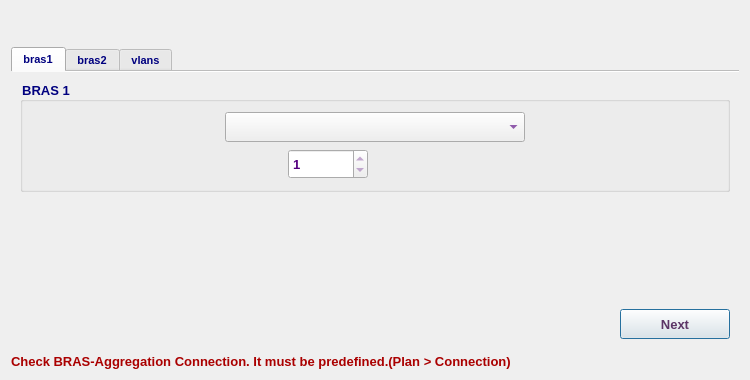
<?xml version="1.0" encoding="UTF-8"?>
<ui version="4.0">
 <class>Mxk819SingleAggBrasPlanDialog</class>
 <widget class="QDialog" name="Mxk819SingleAggBrasPlanDialog">
  <property name="geometry">
   <rect>
    <x>0</x>
    <y>0</y>
    <width>750</width>
    <height>380</height>
   </rect>
  </property>
  <property name="minimumSize">
   <size>
    <width>750</width>
    <height>380</height>
   </size>
  </property>
  <property name="maximumSize">
   <size>
    <width>751</width>
    <height>381</height>
   </size>
  </property>
  <property name="font">
   <font>
    <family>Tahoma</family>
    <pointsize>10</pointsize>
   </font>
  </property>
  <property name="windowTitle">
   <string>BRAS Plan</string>
  </property>
  <property name="windowIcon">
   <iconset resource="../../../../../image.qrc">
    <normaloff>:/Image/router.png</normaloff>:/Image/router.png</iconset>
  </property>
  <layout class="QVBoxLayout" name="verticalLayout_6">
   <item>
    <widget class="QLabel" name="dslamLbl">
     <property name="minimumSize">
      <size>
       <width>0</width>
       <height>30</height>
      </size>
     </property>
     <property name="maximumSize">
      <size>
       <width>16777215</width>
       <height>30</height>
      </size>
     </property>
     <property name="font">
      <font>
       <family>Tahoma</family>
       <pointsize>10</pointsize>
       <weight>75</weight>
       <bold>true</bold>
      </font>
     </property>
     <property name="styleSheet">
      <string notr="true">color: rgb(85, 0, 127);</string>
     </property>
     <property name="text">
      <string/>
     </property>
     <property name="alignment">
      <set>Qt::AlignCenter</set>
     </property>
    </widget>
   </item>
   <item>
    <widget class="QTabWidget" name="tabWidget">
     <property name="font">
      <font>
       <family>MS Shell Dlg 2</family>
       <pointsize>8</pointsize>
       <weight>75</weight>
       <bold>true</bold>
      </font>
     </property>
     <property name="styleSheet">
      <string notr="true">color: rgb(0, 0, 127);</string>
     </property>
     <property name="currentIndex">
      <number>0</number>
     </property>
     <property name="documentMode">
      <bool>true</bool>
     </property>
     <widget class="QWidget" name="bras1Tab">
      <attribute name="title">
       <string>bras1</string>
      </attribute>
      <layout class="QVBoxLayout" name="verticalLayout_7">
       <item>
        <widget class="QGroupBox" name="groupBox">
         <property name="font">
          <font>
           <family>Tahoma</family>
           <pointsize>10</pointsize>
           <weight>75</weight>
           <bold>true</bold>
          </font>
         </property>
         <property name="title">
          <string>BRAS 1</string>
         </property>
         <layout class="QVBoxLayout" name="verticalLayout">
          <item>
           <layout class="QHBoxLayout" name="horizontalLayout">
            <item>
             <spacer name="horizontalSpacer">
              <property name="font">
               <font>
                <family>Tahoma</family>
                <pointsize>10</pointsize>
               </font>
              </property>
              <property name="orientation">
               <enum>Qt::Horizontal</enum>
              </property>
              <property name="sizeHint" stdset="0">
               <size>
                <width>40</width>
                <height>20</height>
               </size>
              </property>
             </spacer>
            </item>
            <item>
             <widget class="QComboBox" name="bras1CB">
              <property name="minimumSize">
               <size>
                <width>300</width>
                <height>30</height>
               </size>
              </property>
              <property name="maximumSize">
               <size>
                <width>300</width>
                <height>30</height>
               </size>
              </property>
              <property name="font">
               <font>
                <family>Tahoma</family>
                <pointsize>10</pointsize>
                <weight>75</weight>
                <bold>true</bold>
               </font>
              </property>
              <property name="styleSheet">
               <string notr="true">color: rgb(85, 0, 127);</string>
              </property>
             </widget>
            </item>
            <item>
             <spacer name="horizontalSpacer_2">
              <property name="font">
               <font>
                <family>Tahoma</family>
                <pointsize>10</pointsize>
               </font>
              </property>
              <property name="orientation">
               <enum>Qt::Horizontal</enum>
              </property>
              <property name="sizeHint" stdset="0">
               <size>
                <width>40</width>
                <height>20</height>
               </size>
              </property>
             </spacer>
            </item>
           </layout>
          </item>
          <item>
           <layout class="QHBoxLayout" name="horizontalLayout_3">
            <item>
             <widget class="QLabel" name="b1a1Lbl">
              <property name="sizePolicy">
               <sizepolicy hsizetype="Expanding" vsizetype="Expanding">
                <horstretch>0</horstretch>
                <verstretch>0</verstretch>
               </sizepolicy>
              </property>
              <property name="minimumSize">
               <size>
                <width>250</width>
                <height>30</height>
               </size>
              </property>
              <property name="maximumSize">
               <size>
                <width>250</width>
                <height>30</height>
               </size>
              </property>
              <property name="font">
               <font>
                <family>Tahoma</family>
                <pointsize>10</pointsize>
                <weight>75</weight>
                <bold>true</bold>
               </font>
              </property>
              <property name="text">
               <string/>
              </property>
              <property name="wordWrap">
               <bool>true</bool>
              </property>
             </widget>
            </item>
            <item>
             <widget class="QSpinBox" name="bras1Agg1EthSB">
              <property name="minimumSize">
               <size>
                <width>80</width>
                <height>30</height>
               </size>
              </property>
              <property name="maximumSize">
               <size>
                <width>80</width>
                <height>30</height>
               </size>
              </property>
              <property name="font">
               <font>
                <family>Tahoma</family>
                <pointsize>10</pointsize>
                <weight>75</weight>
                <bold>true</bold>
               </font>
              </property>
              <property name="styleSheet">
               <string notr="true">color: rgb(85, 0, 127);</string>
              </property>
              <property name="readOnly">
               <bool>true</bool>
              </property>
              <property name="minimum">
               <number>-1</number>
              </property>
              <property name="maximum">
               <number>1000</number>
              </property>
              <property name="value">
               <number>1</number>
              </property>
             </widget>
            </item>
            <item>
             <spacer name="horizontalSpacer_3">
              <property name="font">
               <font>
                <family>Tahoma</family>
                <pointsize>10</pointsize>
               </font>
              </property>
              <property name="orientation">
               <enum>Qt::Horizontal</enum>
              </property>
              <property name="sizeHint" stdset="0">
               <size>
                <width>40</width>
                <height>20</height>
               </size>
              </property>
             </spacer>
            </item>
           </layout>
          </item>
         </layout>
        </widget>
       </item>
       <item>
        <spacer name="verticalSpacer_3">
         <property name="orientation">
          <enum>Qt::Vertical</enum>
         </property>
         <property name="sizeHint" stdset="0">
          <size>
           <width>20</width>
           <height>59</height>
          </size>
         </property>
        </spacer>
       </item>
       <item>
        <layout class="QHBoxLayout" name="horizontalLayout_12">
         <item>
          <spacer name="horizontalSpacer_10">
           <property name="font">
            <font>
             <family>Tahoma</family>
             <pointsize>10</pointsize>
            </font>
           </property>
           <property name="orientation">
            <enum>Qt::Horizontal</enum>
           </property>
           <property name="sizeHint" stdset="0">
            <size>
             <width>40</width>
             <height>20</height>
            </size>
           </property>
          </spacer>
         </item>
         <item>
          <widget class="QPushButton" name="next1Btn">
           <property name="enabled">
            <bool>true</bool>
           </property>
           <property name="sizePolicy">
            <sizepolicy hsizetype="Preferred" vsizetype="Preferred">
             <horstretch>0</horstretch>
             <verstretch>0</verstretch>
            </sizepolicy>
           </property>
           <property name="minimumSize">
            <size>
             <width>110</width>
             <height>30</height>
            </size>
           </property>
           <property name="maximumSize">
            <size>
             <width>100</width>
             <height>30</height>
            </size>
           </property>
           <property name="font">
            <font>
             <family>Tahoma</family>
             <pointsize>10</pointsize>
             <weight>75</weight>
             <bold>true</bold>
            </font>
           </property>
           <property name="styleSheet">
            <string notr="true">color: rgb(92, 53, 102);</string>
           </property>
           <property name="text">
            <string>Next</string>
           </property>
           <property name="icon">
            <iconset resource="../../../../../image.qrc">
             <normaloff>:/Image/next.png</normaloff>:/Image/next.png</iconset>
           </property>
           <property name="iconSize">
            <size>
             <width>20</width>
             <height>20</height>
            </size>
           </property>
          </widget>
         </item>
        </layout>
       </item>
      </layout>
     </widget>
     <widget class="QWidget" name="bras2Tab">
      <attribute name="title">
       <string>bras2</string>
      </attribute>
      <layout class="QVBoxLayout" name="verticalLayout_5">
       <item>
        <widget class="QCheckBox" name="bras2EnCB">
         <property name="font">
          <font>
           <family>Tahoma</family>
           <pointsize>10</pointsize>
           <weight>75</weight>
           <bold>true</bold>
          </font>
         </property>
         <property name="styleSheet">
          <string notr="true">color: rgb(170, 0, 0);</string>
         </property>
         <property name="text">
          <string>BRAS2 Enabel</string>
         </property>
         <property name="checked">
          <bool>true</bool>
         </property>
        </widget>
       </item>
       <item>
        <widget class="QGroupBox" name="bras2GB">
         <property name="font">
          <font>
           <family>Tahoma</family>
           <pointsize>10</pointsize>
           <weight>75</weight>
           <bold>true</bold>
          </font>
         </property>
         <property name="title">
          <string>BRAS 2</string>
         </property>
         <layout class="QVBoxLayout" name="verticalLayout_2">
          <item>
           <layout class="QHBoxLayout" name="horizontalLayout_4">
            <item>
             <spacer name="horizontalSpacer_5">
              <property name="font">
               <font>
                <family>Tahoma</family>
                <pointsize>10</pointsize>
               </font>
              </property>
              <property name="orientation">
               <enum>Qt::Horizontal</enum>
              </property>
              <property name="sizeHint" stdset="0">
               <size>
                <width>40</width>
                <height>20</height>
               </size>
              </property>
             </spacer>
            </item>
            <item>
             <widget class="QComboBox" name="bras2CB">
              <property name="minimumSize">
               <size>
                <width>300</width>
                <height>30</height>
               </size>
              </property>
              <property name="maximumSize">
               <size>
                <width>300</width>
                <height>30</height>
               </size>
              </property>
              <property name="font">
               <font>
                <family>Tahoma</family>
                <pointsize>10</pointsize>
                <weight>75</weight>
                <bold>true</bold>
               </font>
              </property>
              <property name="styleSheet">
               <string notr="true">color: rgb(85, 0, 127);</string>
              </property>
             </widget>
            </item>
            <item>
             <spacer name="horizontalSpacer_6">
              <property name="font">
               <font>
                <family>Tahoma</family>
                <pointsize>10</pointsize>
               </font>
              </property>
              <property name="orientation">
               <enum>Qt::Horizontal</enum>
              </property>
              <property name="sizeHint" stdset="0">
               <size>
                <width>40</width>
                <height>20</height>
               </size>
              </property>
             </spacer>
            </item>
           </layout>
          </item>
          <item>
           <layout class="QHBoxLayout" name="horizontalLayout_5">
            <item>
             <widget class="QLabel" name="b2a1Lbl">
              <property name="sizePolicy">
               <sizepolicy hsizetype="Expanding" vsizetype="Expanding">
                <horstretch>0</horstretch>
                <verstretch>0</verstretch>
               </sizepolicy>
              </property>
              <property name="minimumSize">
               <size>
                <width>250</width>
                <height>30</height>
               </size>
              </property>
              <property name="maximumSize">
               <size>
                <width>250</width>
                <height>30</height>
               </size>
              </property>
              <property name="font">
               <font>
                <family>Tahoma</family>
                <pointsize>10</pointsize>
                <weight>75</weight>
                <bold>true</bold>
               </font>
              </property>
              <property name="styleSheet">
               <string notr="true">color: rgb(0, 0, 127);</string>
              </property>
              <property name="text">
               <string/>
              </property>
              <property name="wordWrap">
               <bool>true</bool>
              </property>
             </widget>
            </item>
            <item>
             <widget class="QSpinBox" name="bras2Agg1EthSB">
              <property name="minimumSize">
               <size>
                <width>80</width>
                <height>30</height>
               </size>
              </property>
              <property name="maximumSize">
               <size>
                <width>80</width>
                <height>30</height>
               </size>
              </property>
              <property name="font">
               <font>
                <family>Tahoma</family>
                <pointsize>10</pointsize>
                <weight>75</weight>
                <bold>true</bold>
               </font>
              </property>
              <property name="styleSheet">
               <string notr="true">color: rgb(85, 0, 127);</string>
              </property>
              <property name="readOnly">
               <bool>true</bool>
              </property>
              <property name="minimum">
               <number>-1</number>
              </property>
              <property name="maximum">
               <number>1000</number>
              </property>
              <property name="value">
               <number>1</number>
              </property>
             </widget>
            </item>
            <item>
             <spacer name="horizontalSpacer_7">
              <property name="font">
               <font>
                <family>Tahoma</family>
                <pointsize>10</pointsize>
               </font>
              </property>
              <property name="orientation">
               <enum>Qt::Horizontal</enum>
              </property>
              <property name="sizeHint" stdset="0">
               <size>
                <width>40</width>
                <height>20</height>
               </size>
              </property>
             </spacer>
            </item>
           </layout>
          </item>
         </layout>
        </widget>
       </item>
       <item>
        <spacer name="verticalSpacer">
         <property name="orientation">
          <enum>Qt::Vertical</enum>
         </property>
         <property name="sizeHint" stdset="0">
          <size>
           <width>20</width>
           <height>40</height>
          </size>
         </property>
        </spacer>
       </item>
       <item>
        <layout class="QHBoxLayout" name="horizontalLayout_13">
         <item>
          <widget class="QPushButton" name="Back2Btn">
           <property name="sizePolicy">
            <sizepolicy hsizetype="Preferred" vsizetype="Preferred">
             <horstretch>0</horstretch>
             <verstretch>0</verstretch>
            </sizepolicy>
           </property>
           <property name="minimumSize">
            <size>
             <width>100</width>
             <height>30</height>
            </size>
           </property>
           <property name="maximumSize">
            <size>
             <width>16777215</width>
             <height>30</height>
            </size>
           </property>
           <property name="font">
            <font>
             <family>Tahoma</family>
             <pointsize>10</pointsize>
             <weight>75</weight>
             <bold>true</bold>
            </font>
           </property>
           <property name="styleSheet">
            <string notr="true">color: rgb(92, 53, 102);</string>
           </property>
           <property name="text">
            <string>Back</string>
           </property>
           <property name="icon">
            <iconset resource="../../../../../image.qrc">
             <normaloff>:/Image/back.png</normaloff>:/Image/back.png</iconset>
           </property>
          </widget>
         </item>
         <item>
          <spacer name="horizontalSpacer_11">
           <property name="font">
            <font>
             <family>Tahoma</family>
             <pointsize>10</pointsize>
            </font>
           </property>
           <property name="orientation">
            <enum>Qt::Horizontal</enum>
           </property>
           <property name="sizeHint" stdset="0">
            <size>
             <width>40</width>
             <height>20</height>
            </size>
           </property>
          </spacer>
         </item>
         <item>
          <widget class="QPushButton" name="next2Btn">
           <property name="enabled">
            <bool>true</bool>
           </property>
           <property name="sizePolicy">
            <sizepolicy hsizetype="Preferred" vsizetype="Preferred">
             <horstretch>0</horstretch>
             <verstretch>0</verstretch>
            </sizepolicy>
           </property>
           <property name="minimumSize">
            <size>
             <width>110</width>
             <height>30</height>
            </size>
           </property>
           <property name="maximumSize">
            <size>
             <width>100</width>
             <height>30</height>
            </size>
           </property>
           <property name="font">
            <font>
             <family>Tahoma</family>
             <pointsize>10</pointsize>
             <weight>75</weight>
             <bold>true</bold>
            </font>
           </property>
           <property name="styleSheet">
            <string notr="true">color: rgb(92, 53, 102);</string>
           </property>
           <property name="text">
            <string>Next</string>
           </property>
           <property name="icon">
            <iconset resource="../../../../../image.qrc">
             <normaloff>:/Image/next.png</normaloff>:/Image/next.png</iconset>
           </property>
           <property name="iconSize">
            <size>
             <width>20</width>
             <height>20</height>
            </size>
           </property>
          </widget>
         </item>
        </layout>
       </item>
      </layout>
     </widget>
     <widget class="QWidget" name="vlanTab">
      <attribute name="title">
       <string>vlans</string>
      </attribute>
      <layout class="QVBoxLayout" name="verticalLayout_4">
       <item>
        <widget class="QGroupBox" name="groupBox_3">
         <property name="font">
          <font>
           <family>Tahoma</family>
           <pointsize>10</pointsize>
           <weight>75</weight>
           <bold>true</bold>
          </font>
         </property>
         <property name="styleSheet">
          <string notr="true">color: rgb(0, 0, 127);</string>
         </property>
         <property name="title">
          <string>Sub-Interfaces</string>
         </property>
         <layout class="QVBoxLayout" name="verticalLayout_3">
          <item>
           <layout class="QHBoxLayout" name="horizontalLayout_8">
            <item>
             <widget class="QLabel" name="label_5">
              <property name="minimumSize">
               <size>
                <width>60</width>
                <height>30</height>
               </size>
              </property>
              <property name="maximumSize">
               <size>
                <width>60</width>
                <height>30</height>
               </size>
              </property>
              <property name="font">
               <font>
                <family>Tahoma</family>
                <pointsize>10</pointsize>
                <weight>75</weight>
                <bold>true</bold>
               </font>
              </property>
              <property name="styleSheet">
               <string notr="true">color: rgb(0, 0, 127);</string>
              </property>
              <property name="text">
               <string>VLAN</string>
              </property>
             </widget>
            </item>
            <item>
             <widget class="QComboBox" name="vlan500CB">
              <property name="minimumSize">
               <size>
                <width>100</width>
                <height>30</height>
               </size>
              </property>
              <property name="maximumSize">
               <size>
                <width>100</width>
                <height>30</height>
               </size>
              </property>
              <property name="font">
               <font>
                <family>Tahoma</family>
                <pointsize>10</pointsize>
                <weight>75</weight>
                <bold>true</bold>
               </font>
              </property>
              <property name="styleSheet">
               <string notr="true">color: rgb(85, 0, 127);</string>
              </property>
             </widget>
            </item>
            <item>
             <widget class="QLineEdit" name="v500DescLE">
              <property name="sizePolicy">
               <sizepolicy hsizetype="Expanding" vsizetype="Preferred">
                <horstretch>0</horstretch>
                <verstretch>0</verstretch>
               </sizepolicy>
              </property>
              <property name="minimumSize">
               <size>
                <width>500</width>
                <height>30</height>
               </size>
              </property>
              <property name="maximumSize">
               <size>
                <width>7000</width>
                <height>30</height>
               </size>
              </property>
              <property name="font">
               <font>
                <family>Tahoma</family>
                <pointsize>10</pointsize>
                <weight>75</weight>
                <bold>true</bold>
               </font>
              </property>
              <property name="styleSheet">
               <string notr="true">color: rgb(85, 0, 127);</string>
              </property>
              <property name="readOnly">
               <bool>true</bool>
              </property>
              <property name="placeholderText">
               <string>NN-S9303-Agg#-PPPOE-VLAN5XX-EQ-T-P-SN</string>
              </property>
             </widget>
            </item>
           </layout>
          </item>
          <item>
           <layout class="QHBoxLayout" name="horizontalLayout_9">
            <item>
             <widget class="QLabel" name="label_6">
              <property name="minimumSize">
               <size>
                <width>60</width>
                <height>30</height>
               </size>
              </property>
              <property name="maximumSize">
               <size>
                <width>60</width>
                <height>30</height>
               </size>
              </property>
              <property name="font">
               <font>
                <family>Tahoma</family>
                <pointsize>10</pointsize>
                <weight>75</weight>
                <bold>true</bold>
               </font>
              </property>
              <property name="styleSheet">
               <string notr="true">color: rgb(0, 0, 127);</string>
              </property>
              <property name="text">
               <string>VLAN</string>
              </property>
             </widget>
            </item>
            <item>
             <widget class="QComboBox" name="vlan600CB">
              <property name="minimumSize">
               <size>
                <width>100</width>
                <height>30</height>
               </size>
              </property>
              <property name="maximumSize">
               <size>
                <width>100</width>
                <height>30</height>
               </size>
              </property>
              <property name="font">
               <font>
                <family>Tahoma</family>
                <pointsize>10</pointsize>
                <weight>75</weight>
                <bold>true</bold>
               </font>
              </property>
              <property name="styleSheet">
               <string notr="true">color: rgb(85, 0, 127);</string>
              </property>
             </widget>
            </item>
            <item>
             <widget class="QLineEdit" name="v600DescLE">
              <property name="sizePolicy">
               <sizepolicy hsizetype="Expanding" vsizetype="Preferred">
                <horstretch>0</horstretch>
                <verstretch>0</verstretch>
               </sizepolicy>
              </property>
              <property name="minimumSize">
               <size>
                <width>500</width>
                <height>30</height>
               </size>
              </property>
              <property name="maximumSize">
               <size>
                <width>7000</width>
                <height>30</height>
               </size>
              </property>
              <property name="font">
               <font>
                <family>Tahoma</family>
                <pointsize>10</pointsize>
                <weight>75</weight>
                <bold>true</bold>
               </font>
              </property>
              <property name="styleSheet">
               <string notr="true">color: rgb(85, 0, 127);</string>
              </property>
              <property name="readOnly">
               <bool>true</bool>
              </property>
              <property name="placeholderText">
               <string>NN-S9303-Agg#-PPPOE-VLAN5XX-EQ-T-P-SN</string>
              </property>
             </widget>
            </item>
           </layout>
          </item>
          <item>
           <layout class="QHBoxLayout" name="horizontalLayout_10">
            <item>
             <widget class="QLabel" name="label_7">
              <property name="minimumSize">
               <size>
                <width>60</width>
                <height>30</height>
               </size>
              </property>
              <property name="maximumSize">
               <size>
                <width>60</width>
                <height>30</height>
               </size>
              </property>
              <property name="font">
               <font>
                <family>Tahoma</family>
                <pointsize>10</pointsize>
                <weight>75</weight>
                <bold>true</bold>
               </font>
              </property>
              <property name="styleSheet">
               <string notr="true">color: rgb(0, 0, 127);</string>
              </property>
              <property name="text">
               <string>VLAN</string>
              </property>
             </widget>
            </item>
            <item>
             <widget class="QComboBox" name="vlan700CB">
              <property name="minimumSize">
               <size>
                <width>100</width>
                <height>30</height>
               </size>
              </property>
              <property name="maximumSize">
               <size>
                <width>100</width>
                <height>30</height>
               </size>
              </property>
              <property name="font">
               <font>
                <family>Tahoma</family>
                <pointsize>10</pointsize>
                <weight>75</weight>
                <bold>true</bold>
               </font>
              </property>
              <property name="styleSheet">
               <string notr="true">color: rgb(85, 0, 127);</string>
              </property>
             </widget>
            </item>
            <item>
             <widget class="QLineEdit" name="v700DescLE">
              <property name="sizePolicy">
               <sizepolicy hsizetype="Expanding" vsizetype="Preferred">
                <horstretch>0</horstretch>
                <verstretch>0</verstretch>
               </sizepolicy>
              </property>
              <property name="minimumSize">
               <size>
                <width>500</width>
                <height>30</height>
               </size>
              </property>
              <property name="maximumSize">
               <size>
                <width>7000</width>
                <height>30</height>
               </size>
              </property>
              <property name="font">
               <font>
                <family>Tahoma</family>
                <pointsize>10</pointsize>
                <weight>75</weight>
                <bold>true</bold>
               </font>
              </property>
              <property name="styleSheet">
               <string notr="true">color: rgb(85, 0, 127);</string>
              </property>
              <property name="readOnly">
               <bool>true</bool>
              </property>
              <property name="placeholderText">
               <string>NN-S9303-Agg#-PPPOE-VLAN5XX-EQ-T-P-SN</string>
              </property>
             </widget>
            </item>
           </layout>
          </item>
          <item>
           <layout class="QHBoxLayout" name="horizontalLayout_11">
            <item>
             <widget class="QLabel" name="label_8">
              <property name="minimumSize">
               <size>
                <width>60</width>
                <height>30</height>
               </size>
              </property>
              <property name="maximumSize">
               <size>
                <width>60</width>
                <height>30</height>
               </size>
              </property>
              <property name="font">
               <font>
                <family>Tahoma</family>
                <pointsize>10</pointsize>
                <weight>75</weight>
                <bold>true</bold>
               </font>
              </property>
              <property name="styleSheet">
               <string notr="true">color: rgb(0, 0, 127);</string>
              </property>
              <property name="text">
               <string>VLAN</string>
              </property>
             </widget>
            </item>
            <item>
             <widget class="QComboBox" name="vlan800CB">
              <property name="minimumSize">
               <size>
                <width>100</width>
                <height>30</height>
               </size>
              </property>
              <property name="maximumSize">
               <size>
                <width>100</width>
                <height>30</height>
               </size>
              </property>
              <property name="font">
               <font>
                <family>Tahoma</family>
                <pointsize>10</pointsize>
                <weight>75</weight>
                <bold>true</bold>
               </font>
              </property>
              <property name="styleSheet">
               <string notr="true">color: rgb(85, 0, 127);</string>
              </property>
             </widget>
            </item>
            <item>
             <widget class="QLineEdit" name="v800DescLE">
              <property name="sizePolicy">
               <sizepolicy hsizetype="Expanding" vsizetype="Preferred">
                <horstretch>0</horstretch>
                <verstretch>0</verstretch>
               </sizepolicy>
              </property>
              <property name="minimumSize">
               <size>
                <width>500</width>
                <height>30</height>
               </size>
              </property>
              <property name="maximumSize">
               <size>
                <width>7000</width>
                <height>30</height>
               </size>
              </property>
              <property name="font">
               <font>
                <family>Tahoma</family>
                <pointsize>10</pointsize>
                <weight>75</weight>
                <bold>true</bold>
               </font>
              </property>
              <property name="styleSheet">
               <string notr="true">color: rgb(85, 0, 127);</string>
              </property>
              <property name="readOnly">
               <bool>true</bool>
              </property>
              <property name="placeholderText">
               <string>NN-S9303-Agg#-PPPOE-VLAN5XX-EQ-T-P-SN</string>
              </property>
             </widget>
            </item>
           </layout>
          </item>
         </layout>
        </widget>
       </item>
       <item>
        <spacer name="verticalSpacer_2">
         <property name="orientation">
          <enum>Qt::Vertical</enum>
         </property>
         <property name="sizeHint" stdset="0">
          <size>
           <width>20</width>
           <height>40</height>
          </size>
         </property>
        </spacer>
       </item>
       <item>
        <layout class="QHBoxLayout" name="horizontalLayout_7">
         <item>
          <widget class="QPushButton" name="vlanBackBtn">
           <property name="sizePolicy">
            <sizepolicy hsizetype="Preferred" vsizetype="Preferred">
             <horstretch>0</horstretch>
             <verstretch>0</verstretch>
            </sizepolicy>
           </property>
           <property name="minimumSize">
            <size>
             <width>100</width>
             <height>30</height>
            </size>
           </property>
           <property name="maximumSize">
            <size>
             <width>16777215</width>
             <height>30</height>
            </size>
           </property>
           <property name="font">
            <font>
             <family>Tahoma</family>
             <pointsize>10</pointsize>
             <weight>75</weight>
             <bold>true</bold>
            </font>
           </property>
           <property name="styleSheet">
            <string notr="true">color: rgb(92, 53, 102);</string>
           </property>
           <property name="text">
            <string>Back</string>
           </property>
           <property name="icon">
            <iconset resource="../../../../../image.qrc">
             <normaloff>:/Image/back.png</normaloff>:/Image/back.png</iconset>
           </property>
          </widget>
         </item>
         <item>
          <spacer name="horizontalSpacer_9">
           <property name="font">
            <font>
             <family>Tahoma</family>
             <pointsize>10</pointsize>
            </font>
           </property>
           <property name="orientation">
            <enum>Qt::Horizontal</enum>
           </property>
           <property name="sizeHint" stdset="0">
            <size>
             <width>40</width>
             <height>20</height>
            </size>
           </property>
          </spacer>
         </item>
         <item>
          <widget class="QPushButton" name="okBtn">
           <property name="enabled">
            <bool>false</bool>
           </property>
           <property name="sizePolicy">
            <sizepolicy hsizetype="Preferred" vsizetype="Preferred">
             <horstretch>0</horstretch>
             <verstretch>0</verstretch>
            </sizepolicy>
           </property>
           <property name="minimumSize">
            <size>
             <width>110</width>
             <height>30</height>
            </size>
           </property>
           <property name="maximumSize">
            <size>
             <width>200</width>
             <height>30</height>
            </size>
           </property>
           <property name="font">
            <font>
             <family>Tahoma</family>
             <pointsize>10</pointsize>
             <weight>75</weight>
             <bold>true</bold>
            </font>
           </property>
           <property name="styleSheet">
            <string notr="true">color: rgb(92, 53, 102);</string>
           </property>
           <property name="text">
            <string>Confirm</string>
           </property>
           <property name="icon">
            <iconset resource="../../../../../image.qrc">
             <normaloff>:/Image/plan.png</normaloff>:/Image/plan.png</iconset>
           </property>
           <property name="iconSize">
            <size>
             <width>20</width>
             <height>20</height>
            </size>
           </property>
          </widget>
         </item>
        </layout>
       </item>
      </layout>
     </widget>
    </widget>
   </item>
   <item>
    <widget class="QLabel" name="infoLbl">
     <property name="font">
      <font>
       <family>Tahoma</family>
       <pointsize>10</pointsize>
       <weight>75</weight>
       <bold>true</bold>
      </font>
     </property>
     <property name="styleSheet">
      <string notr="true">color: rgb(170, 0, 0);</string>
     </property>
     <property name="text">
      <string>Check BRAS-Aggregation Connection. It must be predefined.(Plan &gt; Connection)</string>
     </property>
    </widget>
   </item>
  </layout>
 </widget>
 <tabstops>
  <tabstop>bras1CB</tabstop>
  <tabstop>bras1Agg1EthSB</tabstop>
  <tabstop>bras2CB</tabstop>
  <tabstop>bras2Agg1EthSB</tabstop>
  <tabstop>vlan500CB</tabstop>
  <tabstop>v500DescLE</tabstop>
  <tabstop>vlan600CB</tabstop>
  <tabstop>v600DescLE</tabstop>
  <tabstop>vlan700CB</tabstop>
  <tabstop>v700DescLE</tabstop>
  <tabstop>vlan800CB</tabstop>
  <tabstop>v800DescLE</tabstop>
  <tabstop>okBtn</tabstop>
 </tabstops>
 <resources>
  <include location="../../../../../image.qrc"/>
 </resources>
 <connections/>
</ui>
